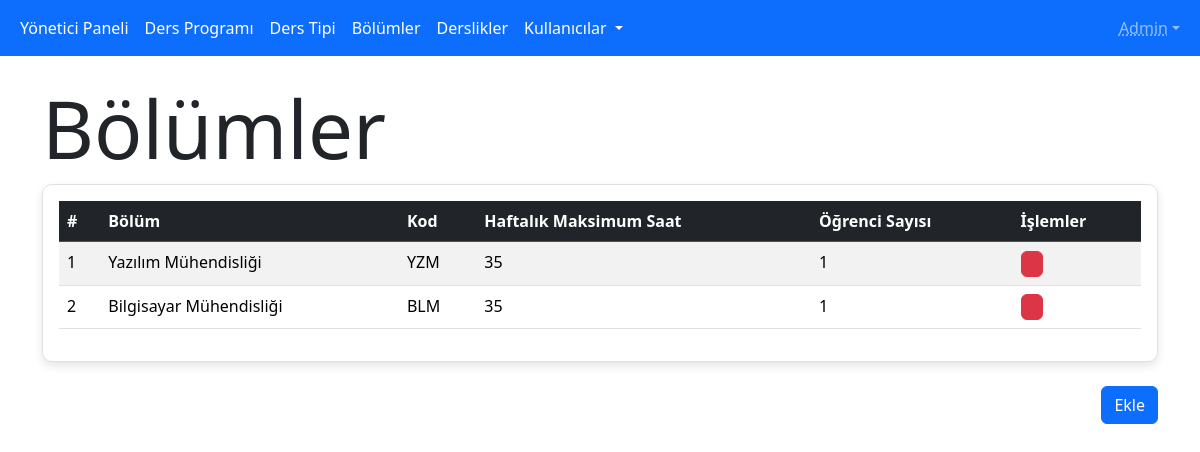
/dashboard/department (signed in), run on the app's committed database.
### website/models.py (models this page shows)
class BaseModel(Model):
    class Meta:
        database = db

class Department(BaseModel):
    name = CharField(max_length=255)
    short_name = CharField(max_length=5, unique=True)
    max_hour = IntegerField()
    class Meta:
        table_name = 'departments'

### website/dashboard.py (the view)
@dashboard.route('/department')
def department_page():
    departments = Department.select()
    return render_template('department/index.html', departments=departments, count_student=get_student_count_of_department)

### website/__init__.py (called while the page is built)
def create_app() -> Flask:
    app = Flask(__name__)
    app.secret_key = "B1zdkpOQ3AbJBvSaJrlCWMITM1uQwwmIbTImjIRFGkSr74J1TDp6J3Yzzl4a3Qgq96vMNf0hSSD0fouM"
    app.config['ROOT_URL'] = Path(__file__).parent.parent
    print(f"Proje {app.config['ROOT_URL']} dizininde çalıştırılıyor")
    @app.before_request
    def login_required():
        if not ((session.get('id', None)) or
                (request.endpoint and request.endpoint in ('auth.login', 'static'))):
            flash('Önce Giriş Yapın', 'danger'),
            return redirect(url_for('auth.login', next=request.url))
    app.register_blueprint(auth, url_prefix='/auth')
    app.register_blueprint(dashboard, url_prefix='/dashboard')
    app.register_blueprint(website)
    return app

### website/dashboard.py (called while the page is built)
@dashboard.before_request
def before_request():
    if session.get('type', 0) != 2:
        flash("Yönetici değilsiniz!", "danger")
        return redirect(url_for('auth.login'))

### website/func.py (called while the page is built)
def get_student_count_of_department(deparment:Department)->int:
    return User.select().where(User.department == deparment, User.type == 0).count()

### website/templates/dashboard/department/index.html (shortened to what this page needs)
{% extends "/dashboard/layout.html" %}
{% block content %}
    <h1 class="display-1">Bölümler</h1>
        <div class="row justify-content-center">
            <div class="w-100">
                <div class="table-container p-3 bg-white overflow-y-auto">
                    <table class="table table-striped table-hover">
                        <thead class="table-dark">
                            <tr>
                                <th>#</th>
                                <th>Bölüm</th>
                                <th>Kod</th>
                                <th>Haftalık Maksimum Saat</th>
                                <th>Öğrenci Sayısı</th>
                                <th>İşlemler</th>
                            </tr>
                        </thead>
                        <tbody>
                            {% for department in departments  %}
                                <tr>
                                    <td>{{ department.id }}</td>
                                    <td>{{ department.name }}</td>
                                    <td>{{ department.short_name }}</td>
                                    <td>{{ department.max_hour }}</td>
                                    <td>{{ count_student(department) }}</td>
                                    <td>
                                        <a href="{{ url_for('dashboard.department_delete', id=department.id) }}" class="btn btn-danger px-1 py-0" onclick="return window.confirm('Silmek istediğinize emin misiniz? Bağlı olan bütün öğrenciler, ayarlar ve ders programları silinecektir!')">
                                            <i class="bi bi-x-lg"></i>
                                        </a>
                                    </td>
                                </tr>
                            {% endfor %}
                        </tbody>
                    </table>
                </div>
            </div>
        </div>
    <br>
    <a href="{{ url_for('dashboard.department_add') }}" class="btn btn-primary float-end">Ekle</a>
{% endblock %}

### website/templates/dashboard/department/index.html (style rules this page uses)
.table-container { max-height: 500px; border: 1px solid #dee2e6; border-radius: 10px; box-shadow: 0 4px 10px rgba(0, 0, 0, 0.1); }

### data on the page
Department: id "1", name "Yazılım Mühendisliği", short_name "YZM", max_hour "35"
Department: id "2", name "Bilgisayar Mühendisliği", short_name "BLM", max_hour "35", count_student "1"

### other printed values
{{ session['name'] }} "Admin"
